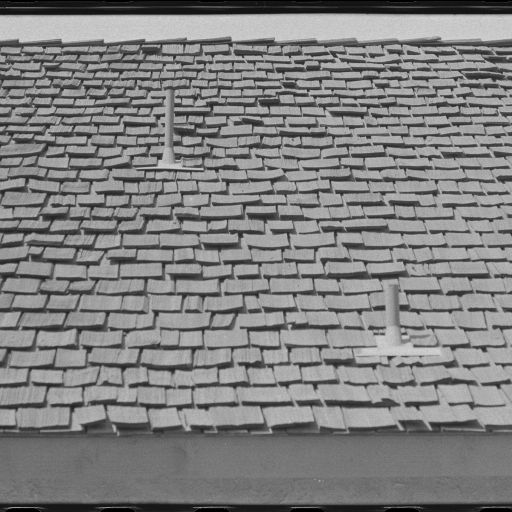
#> input picture Horizontal texture features/textures/1.4.02.tiff, 1024 x 1024 px, found by its file name (shown at 1/2 size)
$ python playground_1.py
#> lines starting #> are read from the running program, lines starting #| are printed output that depends on the picture; long printed decimals are rounded
import cv2
import math
import numpy as np
from scipy import signal
import scipy
from tqdm import tqdm
import matplotlib.pyplot as plt

np.random.seed(42)

def noise_remove(file_path, intensity_factor, std, averaging_kernel_dim, rec_factor):

#> called with intensity_factor = 1, std = 40, averaging_kernel_dim = 4, rec_factor = -0.15
    image = cv2.imread(file_path, cv2.IMREAD_GRAYSCALE)
#> image is the input picture: shape (1024, 1024); min 0, max 240, mean 128.7


    kernel_vertical = np.array([[0, 0, 0],
                       [2, -4, 2],
                       [0, 0, 0]]) * intensity_factor

    kernel_horizontal = np.array([[0, 2, 0],
                       [0, -4, 0],
                       [0, 2, 0]]) * intensity_factor

    kernel_laplacian = np.array([[1, 0, 1],
                       [0, -4, 0],
                       [1, 0, 1]]) * intensity_factor
    kernel_diagonal = np.array([[1, 1, 1],
                       [1, -8, 1],
                       [1, 1, 1]]) * (intensity_factor / 2)
    kernel_average = np.ones((averaging_kernel_dim, averaging_kernel_dim)) / (averaging_kernel_dim**2)

    image_blur = signal.correlate2d(image, kernel_average, boundary='symm')
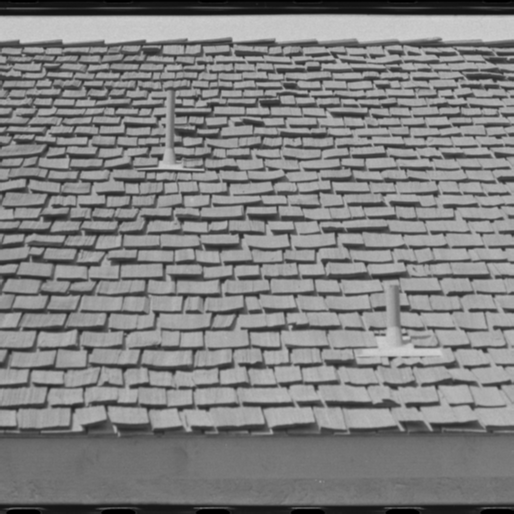
#> image_blur: shape (1027, 1027) float64 (shown at 1/2 size); min 0, max 210.1, mean 128.3
    image_blur_noise = image_blur + std* np.random.randn(image_blur.shape[0], image_blur.shape[1])
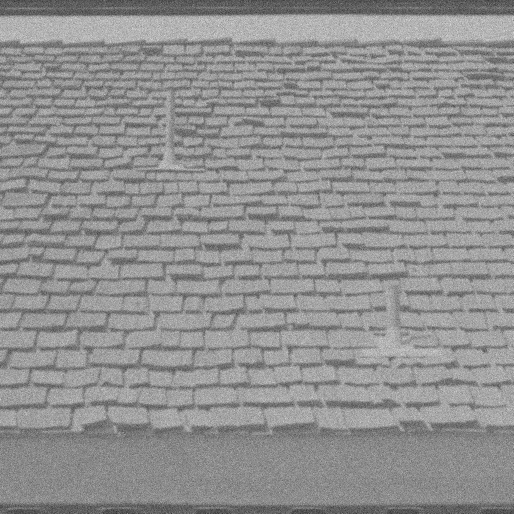
#> image_blur_noise: shape (1027, 1027) float64 (shown at 1/2 size); min -171.6, max 353.5, mean 128.3; drawn with min black and max white

    image_laplacian = signal.correlate2d(image_blur_noise, kernel_laplacian, boundary='symm')
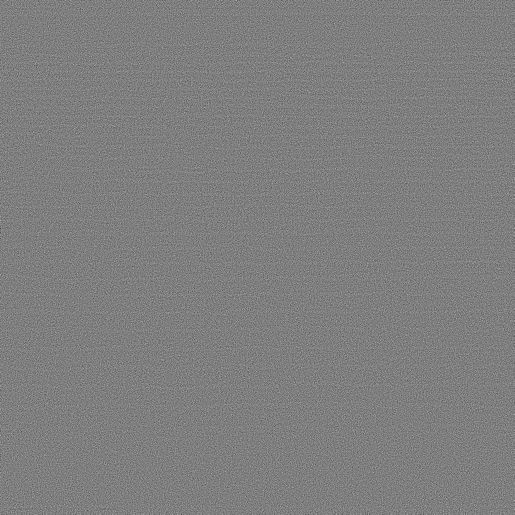
#> image_laplacian: shape (1029, 1029) float64 (shown at 1/2 size); min -841.1, max 849.5, mean 0; drawn with min black and max white
    image_section = image_blur_noise[884:946, 418:872].copy()
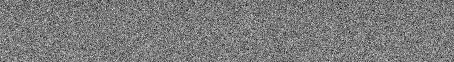
#> image_section: shape (62, 454) float64; min -56.4, max 298.9, mean 115.8; drawn with min black and max white
    std_estimate = np.std(image_section.reshape(-1))
#> std_estimate = 40.06
    print(std_estimate)
#| 40.055

    image_section_accumulation = image_section.copy()

    for i in range(5000):
        image_section_accumulation = (image_section_accumulation +
                                      (image_section_accumulation +
            std_estimate * np.random.randn(image_section_accumulation.shape[0], image_section_accumulation.shape[1])))/2
#> this loop made 5000 passes
#> pass 1, in noise_remove, `image_section_accumulation = (image_section_accumulation + (image_sect..`:
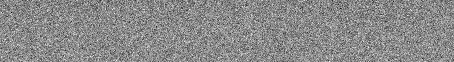
#> image_section_accumulation: shape (62, 454) float64; min -97.53, max 295.3, mean 115.8; drawn with min black and max white
#> after the loop:
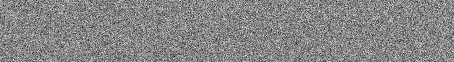
#> image_section_accumulation: shape (62, 454) float64; min -6049.6, max 5625.8, mean 105; drawn with min black and max white


    image_section_accumulation = (image_section_accumulation - np.min(image_section_accumulation))/(
        np.max(image_section_accumulation) - np.min(image_section_accumulation)
    ) * 255
    print(np.std(image_section_accumulation.reshape(-1)))
#| 30.883
    print(np.mean(image_section_accumulation.reshape(-1)))
#| 134.421

    fig1 = plt.figure(figsize=(9, 9))

    ax1 = plt.subplot(3, 2, 1)
    plt.imshow(image, cmap='gray', vmax=255, vmin=0)
    plt.title(f'Original image', fontname='Times New Roman', fontweight="bold")

    ax2 = plt.subplot(3, 2, 2, sharex=ax1, sharey=ax1)
    plt.imshow(image_blur_noise, cmap='gray', vmax=255, vmin=0)
    plt.title(f'Degraded image', fontname='Times New Roman', fontweight="bold")

    ax3 = plt.subplot(3, 2, 3, sharex=ax1, sharey=ax1)
    plt.imshow(image_laplacian, cmap='gray', vmax=255, vmin=0)
    plt.title(f'Image Laplacian', fontname='Times New Roman', fontweight="bold")

    ax4 = plt.subplot(3, 2, 4)
    plt.hist(image_section.reshape(-1), bins=256)
    plt.xlim([0, 255])
    plt.title(f'Histogram of section', fontname='Times New Roman', fontweight="bold")

    ax5 = plt.subplot(3, 2, 5)
    plt.hist(image_section_accumulation.reshape(-1), bins=256)
    plt.xlim([0, 255])
    plt.title(f'Histogram of noise removed section', fontname='Times New Roman', fontweight="bold")

    ax6 = plt.subplot(3, 2, 6)
    plt.imshow(image_section_accumulation, cmap='gray', vmax=255, vmin=0)
    plt.title(f'Reconstructed Image', fontname='Times New Roman', fontweight="bold")

    plt.tight_layout()
    plt.show()
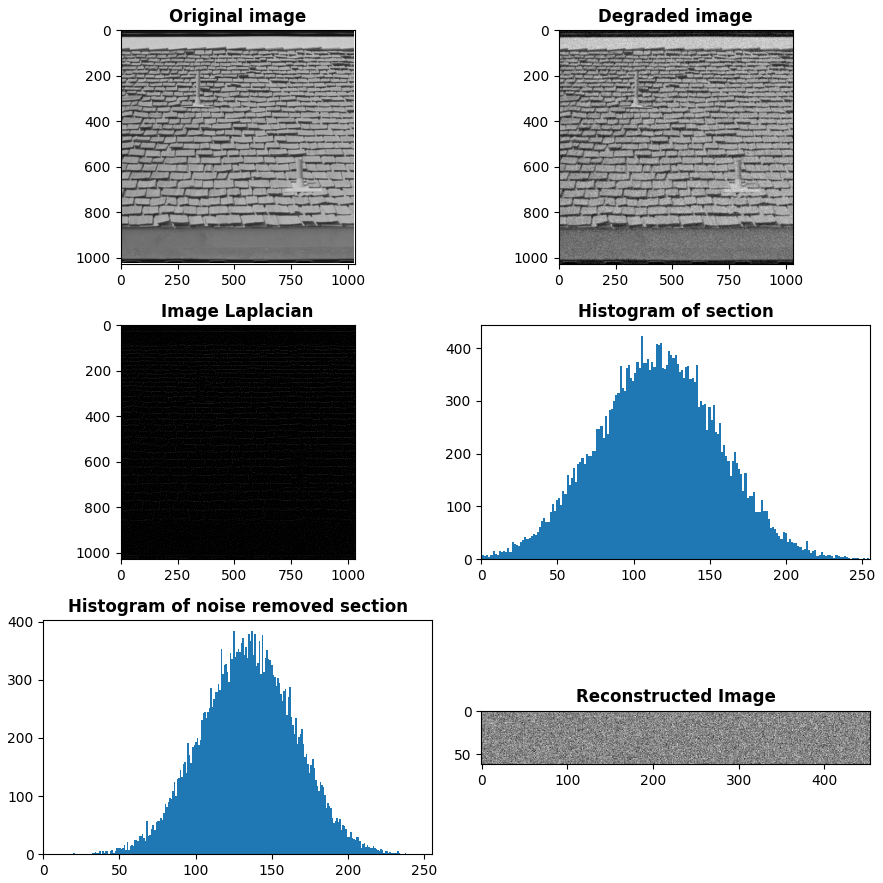
#> figure drawn by matplotlib, 6 panels; panel 4: tallest bar 422 high, from x = 104.6 to 106


if __name__ == '__main__':
    file_path = r'C:\Users\ASUS\Desktop\Image processing\Horizontal texture features\textures\1.4.02.tiff'
    noise_remove(file_path, intensity_factor=1, std=40, averaging_kernel_dim=4, rec_factor=-0.15)
